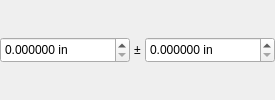
              <widget class="QFrame" name="dim_female_rod_od">
               <property name="frameShape">
                <enum>QFrame::Shape::NoFrame</enum>
               </property>
               <layout class="QHBoxLayout" name="hbox_female_rod_od">
                <property name="spacing">
                 <number>4</number>
                </property>
                <property name="leftMargin">
                 <number>0</number>
                </property>
                <property name="topMargin">
                 <number>0</number>
                </property>
                <property name="rightMargin">
                 <number>0</number>
                </property>
                <property name="bottomMargin">
                 <number>0</number>
                </property>
                <item>
                 <widget class="AdaptiveSpinBox" name="spin_female_rod_od_nom">
                  <property name="minimumSize">
                   <size>
                    <width>130</width>
                    <height>26</height>
                   </size>
                  </property>
                  <property name="maximumSize">
                   <size>
                    <width>130</width>
                    <height>16777215</height>
                   </size>
                  </property>
                  <property name="keyboardTracking">
                   <bool>false</bool>
                  </property>
                  <property name="suffix">
                   <string> in</string>
                  </property>
                  <property name="decimals">
                   <number>6</number>
                  </property>
                  <property name="minimum">
                   <double>0.000000000000000</double>
                  </property>
                  <property name="maximum">
                   <double>10000.000000000000000</double>
                  </property>
                  <property name="singleStep">
                   <double>0.001000000000000</double>
                  </property>
                  <property name="value">
                   <double>0.000000000000000</double>
                  </property>
                 </widget>
                </item>
                <item>
                 <widget class="QLabel" name="plusminus_female_rod_od">
                  <property name="text">
                   <string>±</string>
                  </property>
                  <property name="alignment">
                   <set>Qt::AlignmentFlag::AlignCenter</set>
                  </property>
                 </widget>
                </item>
                <item>
                 <widget class="AdaptiveSpinBox" name="spin_female_rod_od_tol">
                  <property name="minimumSize">
                   <size>
                    <width>130</width>
                    <height>26</height>
                   </size>
                  </property>
                  <property name="maximumSize">
                   <size>
                    <width>130</width>
                    <height>16777215</height>
                   </size>
                  </property>
                  <property name="keyboardTracking">
                   <bool>false</bool>
                  </property>
                  <property name="suffix">
                   <string> in</string>
                  </property>
                  <property name="decimals">
                   <number>6</number>
                  </property>
                  <property name="maximum">
                   <double>10000.000000000000000</double>
                  </property>
                  <property name="singleStep">
                   <double>0.001000000000000</double>
                  </property>
                  <property name="value">
                   <double>0.000000000000000</double>
                  </property>
                 </widget>
                </item>
               </layout>
              </widget>
